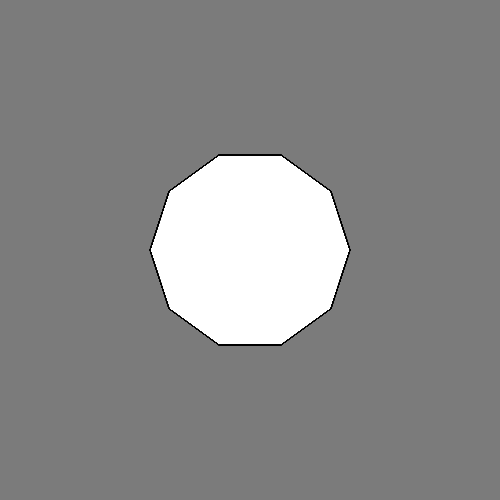
Frame 1 (no input)
Frame 60 (no input): identical to frame 1, image omitted
Frame 120 (the mouse pressed at the canvas centre since frame 60): identical to frame 1, image omitted

The p5.js sketch that drew this single still picture (run headless with seeded random() and noise() and a simulated clock; from frame 60 on, the mouse is pressed at the canvas centre):

// p5.js sketch
// ── sketch.js
function setup() {
  createCanvas(500, 500);
}

function draw() {
  background(123);

  translate(width/2, height/2);

  beginShape();
  for(let i = 0; i < 100; i++){
    let x = cos(radians(i * 36)) * 100;
    let y  = sin(radians(i * 36)) * 100;
    vertex(x, y);
  }
  endShape();
}
